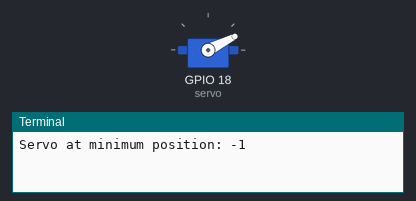
A program run on a simulated Raspberry Pi (BCM pin numbers). Parts: servo, the last lines printed to the terminal. Servo angles are drawn from the pulse width (0.5 ms = 0°, 2.5 ms = 180°). At 56.1 s the program stops and its outputs stay as they are.

Above: at 0.1 s.
At 2.1 s:
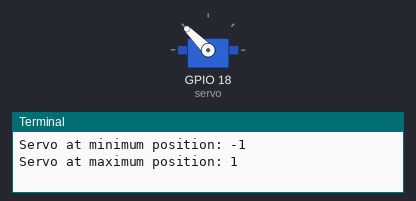
At 4.1 s:
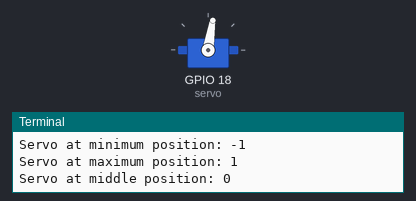
Timing chart, 0 to 5.6 s (numbered marks = the images above):
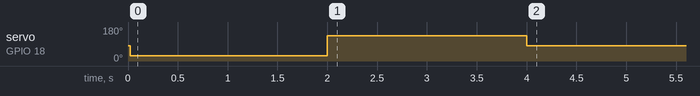

The program:

ServoMotor.py
```python
# ServoMotor.py
# This script controls a servo motor using GPIO on a Raspberry Pi.
# It demonstrates setting up, moving the servo to different positions, and gradual movement across its range.
# Tested on RPi5
## Author: ABDENNACER Elbasri (Twitter: @abdennacerelb | Linkedin @elbasri)

from gpiozero import Servo
from time import sleep

# تحديد المعايير لمحرك سيرفو من نوع Futaba S3010
# Set up parameters specific to the Futaba S3010
min_pulse_width = 0.0008  # 0.9ms
max_pulse_width = 0.0020  # 2.1ms

# تهيئة محرك السيرفو على GPIO 18
# Initialize the servo on GPIO 18
servo = Servo(18, min_pulse_width=min_pulse_width, max_pulse_width=max_pulse_width)

# نقل السيرفو إلى أحد المواقع القصوى
# Move the servo to one extreme
servo.min()
print("Servo at minimum position:", servo.value)
sleep(2)

# نقل السيرفو إلى الموقع المقابل
# Move the servo to the other extreme
servo.max()
print("Servo at maximum position:", servo.value)
sleep(2)

# وضع السيرفو في الوسط
# Center the servo
servo.mid()
print("Servo at middle position:", servo.value)
sleep(50)

# خيارياً: عرض حركة تدريجية عبر المدى
# Optionally, demonstrate gradual movement across the range
for value in range(-10, 11, 1):
    #servo.value = value / 10.0
    print(f"Servo at position: {servo.value}")
    sleep(0.1)
```

Measured:
- by itself, servo on GPIO 18 (servo): 81° → 27° at 0.02 s, → 135° 2.0 s later, → 81° 2.0 s later
